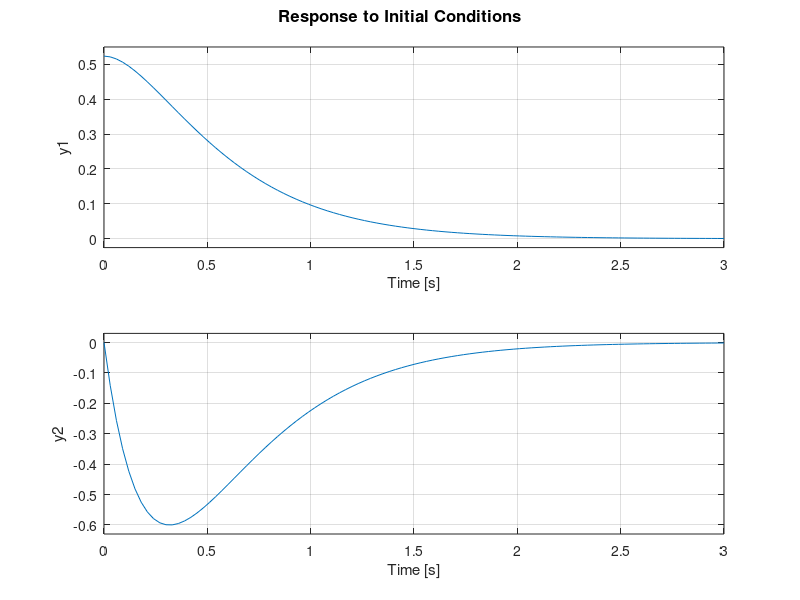

Write the MATLAB code that produced this figure. (Note: this script raises an error after producing the figure.)
% Lab 7
% Pendulum on a cart - supervisory control example
%% Linearization around the upper (unstable) position

g = 9.81;
L = 1;

% x = [theta; dtheta]

A = [0 1;g/L 0];
B = [0; 1/L];
C = eye(2);
D = 0;

plant = ss(A, B, C, D);

Q = eye(2);
R = 1;
N = zeros(2,1);

% The system is observable, therefore we can use LQR
[K, S, e] = lqr(plant, Q, R, N);

ctrl = ss(0, zeros(1,2), 0, K);
ctrlplant = feedback(plant, ctrl);
initial(ctrlplant, [pi/6, 0, 0])

%% Original (nonlinear system)

T = 5;
Ts = 0.05;
t = 0:Ts:T;
N = numel(t);
X = zeros(2, N);
U = zeros(1, N);
X(:, 1) = [pi / 2; 0];
for k = 2:N
    u = -K * X(:, k-1);
    [~, y] = ode45(@(~, x) pendcartODE(t(k), x, u, [g, L]), [0, Ts], X(:, k-1));
    X(:, k) = y(end, :)';
end

plot(t, X(1,:))


function xdot = pendcartODE(t, x, u, params)
    theta = x(1);
    dtheta = x(2);
    
    g = params(1);
    L = params(2);
    
    xdot = zeros(2,1);
    
    xdot(1) = dtheta;
    xdot(2) = g/L * sin(theta) + 1 / L * cos(theta) * u;
end